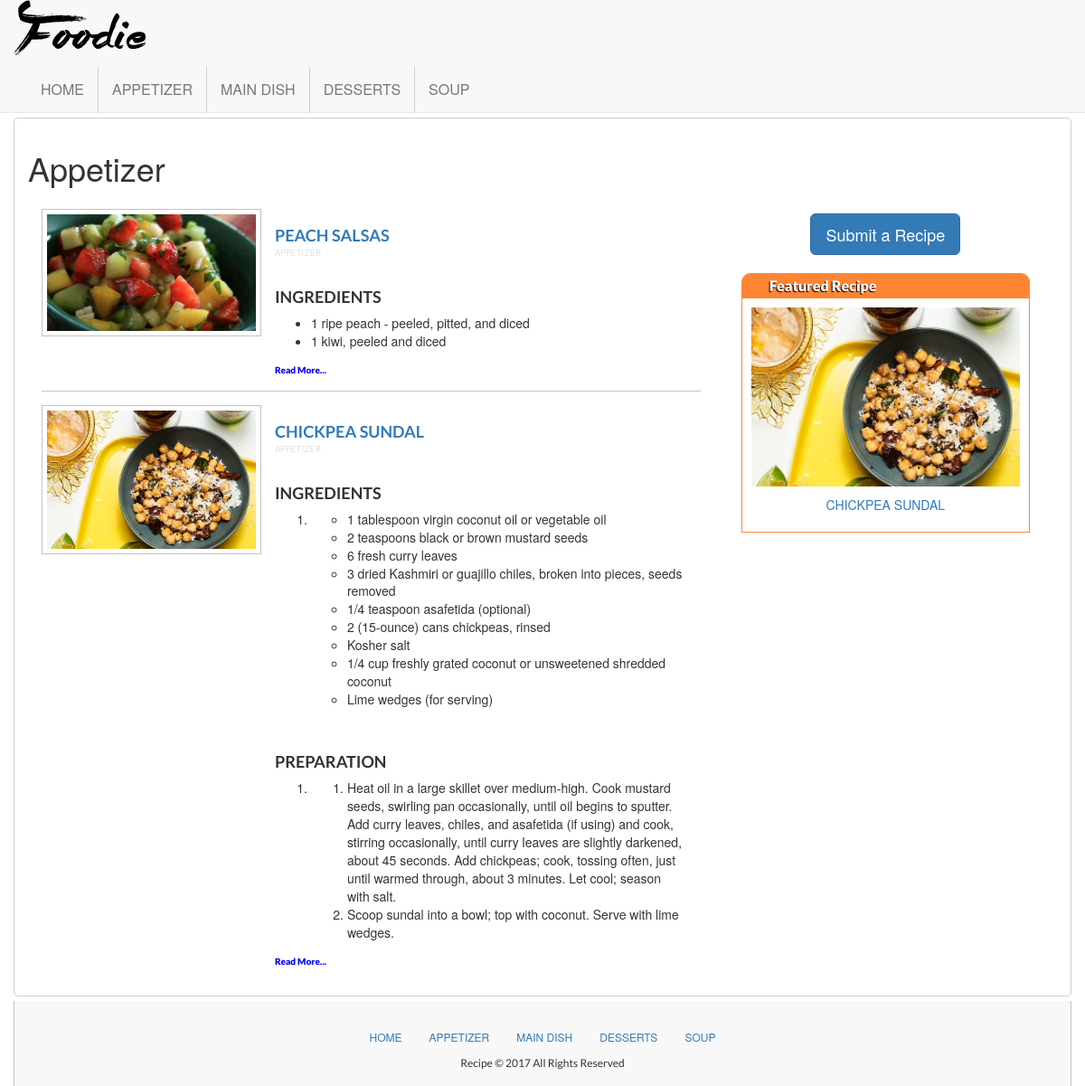
Screenshot of /appetizer with the database file from the repository.
### tables this page shows
CREATE TABLE `category` (
  `id` bigint(20) unsigned NOT NULL AUTO_INCREMENT,
  `category_name` varchar(250) NOT NULL,
  `category_title` varchar(250) NOT NULL,
  `flag` tinyint(2) unsigned NOT NULL,
  `created_at` datetime NOT NULL,
  `last_modified` timestamp NOT NULL DEFAULT CURRENT_TIMESTAMP ON UPDATE CURRENT_TIMESTAMP,
  PRIMARY KEY (`id`),
  UNIQUE KEY `category_name` (`category_name`)
);

CREATE TABLE `recipe` (
  `id` bigint(20) unsigned NOT NULL AUTO_INCREMENT,
  `category_name` varchar(250) NOT NULL,
  `title_key` varchar(250) NOT NULL,
  `recipe_name` varchar(250) NOT NULL,
  `img_path` varchar(250) NOT NULL,
  `recipe_details` longtext NOT NULL,
  `publish_date` date NOT NULL,
  `flag` tinyint(2) unsigned NOT NULL,
  `created_at` datetime NOT NULL,
  `last_modified` timestamp NOT NULL DEFAULT CURRENT_TIMESTAMP ON UPDATE CURRENT_TIMESTAMP,
  PRIMARY KEY (`id`)
);

### application/controllers/Recipe.php (called while the page is built, shortened)
<?php
class Recipe extends CI_Controller {
	public function category()
	{
		$featured_img = $this->recipe_model->get_random();
		$recipe = $this->recipe_model->getRecipes($this->page);
		$data = [];
		$data['title'] = $this->page;
		$data['records'] = $recipe;
		$data['featured_img'] = $featured_img;
		$data['upload_path'] = 'public/images/uploads/';
		return $this->load->view('head/header')
			->view('page/recipe/common', $data)
			->view('footer/footer');
	}
	protected $page;
	public function __construct()
	{
		$this->page = $this->uri->segment(1);
		$this->load->model('category_model', '', TRUE);
		$this->load->model('recipe_model', '', TRUE);
	}
}

### index.php (called while the page is built, shortened)
<?php
require_once BASEPATH.'core/CodeIgniter.php';

### application/models/Category_Model.php (called while the page is built, shortened)
<?php
class Category_Model extends CI_Model {
	protected $table = 'category';
	public function getCategories() {
		return $this->db->get($this->table)->result_array();
	}
}

### application/helpers/main_helper.php (called while the page is built, shortened)
<?php
	if( !function_exists('fn_get_categories'))
	{
		function fn_get_categories()
		{
			$CI =& get_instance();
			return $CI->category_model->getCategories();
		}
	}
	if( !function_exists('fn_permalink'))
	{
		function fn_permalink( $url='', $glue = '-' )
		{
      $url = trim($url);
      $spChars = array(
          '/[&]/i'  => "and",
          '/hrs/i' => "hours",
      );
      $newName = preg_replace(
          "/([ ]{1,})/",
          "{$glue}",
          preg_replace(
              "/[^\w ]/",
              "",
              preg_replace(
                  array_keys($spChars),
                  array_values($spChars),
                  $url
              )
          )
      );
      return strtolower($newName);
		}
	}
 ?>

### application/models/Recipe_Model.php (called while the page is built, shortened)
<?php
class Recipe_Model extends CI_Model {
	protected $table = 'recipe';
	public function getRecipes( $category_name = NULL )
	{
		return $this->db
			->from($this->table)
			->join('category', 'category.category_name = recipe.category_name')
			->where('recipe.category_name', $category_name)
			->get()
			->result_array();
	}
	public function get_random()
	{
		return $this->db->query('SELECT img_path, recipe_name, category_name
		  FROM recipe AS r1 JOIN
		       (SELECT CEIL(RAND() *
		                     (SELECT MAX(id)
		                        FROM recipe)) AS id)
		        AS r2
		 WHERE r1.id >= r2.id
		 ORDER BY r1.id ASC
		 LIMIT 1')->row_array();
	}
}

### application/views/page/recipe/common.php (the view)
<main class="container fn-main">
	<h1><?=ucwords(preg_replace('/[-]/i', ' ', $title)) ?></h1>
	<div class="col-md-8 col-xs-12 column-left">
		<?php foreach($records as $recipe): ?>
			<div class="col-md-12 col-xs-12 recipe-container">
				<div class="col-md-4 col-xs-12 img-container">
					<img src="<?=base_url($upload_path.$recipe['img_path']) ?>" alt="<?=$recipe['recipe_name'] ?>" class="img-responsive images-lazy" />
				</div>
				<div class="col-md-8 col-xs-12 details-container">
					<a href="<?=base_url(strtolower($title).'/'.fn_permalink($recipe['recipe_name'])) ?>"><h2 class="title"><?=$recipe['recipe_name'] ?></h2></a>
					<h4 class="category-name"><?=preg_replace('/[-]/i', ' ', $recipe['category_name']) ?></h4>
					<p class="details">
						<?=htmlspecialchars_decode($recipe['recipe_details']) ?>
					</p>
					<a href="<?=base_url(strtolower($title).'/'.fn_permalink($recipe['recipe_name'])) ?>" class="read-more">Read More...</a>
				</div>
			</div>
		<?php endforeach; ?>
	</div>
	<div class="col-md-4 col-xs-12 column-right">
		<div class="col-md-12 col-xs-12 btn-create-recipe-container">
			<a href="<?php echo base_url('recipe/create') ?>">
				<button class="btn btn-lg btn-primary btn-recipe">Submit a Recipe</button>
			</a>
		</div>
		<div class="col-md-12 col-xs-12 featured-recipe-container">
			<div class="col-md-12 col-xs-12 featured-recipe-title-container">
				<span class="col-md-12 col-xs-12 featured-recipe-title">Featured Recipe</span>
			</div>
			<div class="col-md-12 col-xs-12 featured-recipe-image-container">
				<img src="<?php echo base_url($upload_path.'/'.$featured_img['img_path']) ?>" alt="<?=$featured_img['recipe_name'] ?>" class="img-responsive images-lazy center-block" />
				<p class="text-center" style="padding-top: 10px;"><a href="<?=base_url($featured_img['category_name'].'/'.fn_permalink($featured_img['recipe_name'])) ?>"><?=$featured_img['recipe_name'] ?></a></p>
			</div>
		</div>
	</div>
</main>

### application/views/head/header.php (shortened to what this page needs)
<!DOCTYPE html>
<html>
	<head>
		<link rel="stylesheet" href="<?php echo base_url('public/css/main.build.css');  ?>" />
	</head>
	<body>
		<nav class="navbar navbar-default navbar-fixed-top fn-head">
			<div class="container">
				<div class="navbar-header">
					<a href="<?php echo base_url(); ?>" role="logo" class="navbar-brand">foodie</a>
				</div>
			</div>
			<div class="container">
				<div id="navbar" class="navbar-header navbar-collapse collapse">
					<ul class="nav navbar-nav" id="main-navigation">
						<li>
							<a href="<?php echo base_url('/') ?>" data-category="home">Home</a>
						</li>
						<?php foreach(fn_get_categories() as $category): ?>
							<li>
								<a href="<?=base_url($category['category_name']) ?>" data-category="<?=$category['category_name'] ?>"><?=ucwords($category['category_title']) ?></a>
							</li>
						<?php endforeach; ?>
					</ul>
				</div>
			</div>
		</nav>
		<div class="divider"></div>

### application/views/footer/footer.php (shortened to what this page needs)
		<footer class="container" id="footer">
			<div class="col-md-12 col-xs-12 footer-nav-container">
				<ul class="nav navbar-nav footer-nav">
					<li><a href="<?=base_url('/') ?>">home</a></li>
					<?php foreach(fn_get_categories() as $category): ?>
						<li>
							<a href="<?=base_url($category['category_name']) ?>" data-category="<?=$category['category_name'] ?>"><?=ucwords($category['category_title']) ?></a>
						</li>
					<?php endforeach; ?>
				</ul>
			</div>
			<p class="copyright">Recipe &copy; <?php echo date('Y'); ?> All Rights Reserved</p>
		</footer>
	</body>
</html>

### rows the page displays
category: category_title "APPETIZER"
category: category_title "MAIN DISH"
category: category_title "DESSERTS"
category: category_title "SOUP"
recipe: img_path (picture), recipe_name "PEACH SALSAS", category.category_name "APPETIZER", recipe_details "INGREDIENTS 1 ripe peach - peeled, pitted, and diced 1 kiwi, peeled and diced"
recipe: img_path (picture), recipe_name "CHICKPEA SUNDAL", category.category_name "APPETIZER", recipe_details "INGREDIENTS 1 tablespoon virgin coconut oil or vegetable oil 2 teaspoons black or brown mustard seeds 6 fresh curry leaves 3 dried Kashmiri or guajillo chiles, broken into pieces, seeds removed 1/4 teaspoon asafetida (optional) 2 (15-ounce) cans chickpeas, rinsed Kosher salt 1/4 cup freshly grated coconut or unsweetened shredded coconut Lime wedges (for serving) PREPARATION Heat oil in a large skillet over medium-high. Cook mustard seeds, swirling pan occasionally, until oil begins to sputter. Add curry leaves, chiles, and asafetida (if using) and cook, stirring occasionally, until curry leaves are slightly darkened, about 45 seconds. Add chickpeas; cook, tossing often, just until warmed…"

### other values shown
preg_replace('/[-]/i', ' ', $title) "Appetizer"
$featured_img['recipe_name'] "CHICKPEA SUNDAL"
